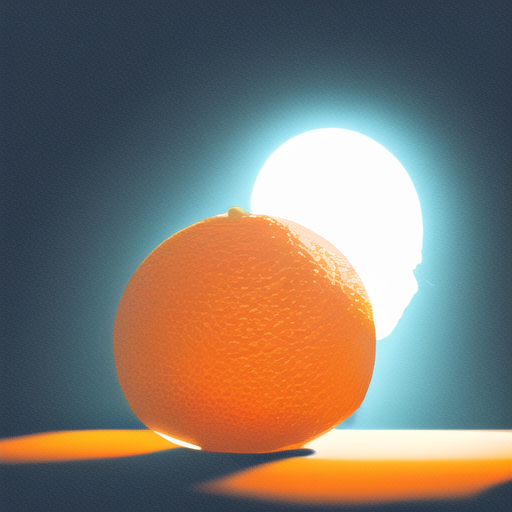
#> input picture 算法组/Week2/lijiajun/src/img/test4.png, 512 x 512 px; its folder holds 4 pictures in this run
$ python detect.py
#> lines starting #> are read from the running program, lines starting #| are printed output that depends on the picture; after the words box and inside, x2 and y2 are one past the last pixel; in counts of white or black regions, pixels touching at a corner belong together
import numpy as np
import cv2 as cv
import sys
import os


def imread_zh(path, flags=cv.IMREAD_COLOR):
    data = np.fromfile(path, dtype=np.uint8)
    if data.size == 0:
        return None
    return cv.imdecode(data, flags)


def imwrite_zh(path, img):
    ext = os.path.splitext(path)[1] or ".png"
    ok, buf = cv.imencode(ext, img)
    if ok:
        buf.tofile(path)
    return ok


def detect(img, lo=(8, 120, 80), hi=(25, 255, 255), min_area=500, min_ratio=0.5,ksize=5):
    hsv = cv.cvtColor(img, cv.COLOR_BGR2HSV)
    mask = cv.inRange(hsv, lo, hi)
    kernel = cv.getStructuringElement(cv.MORPH_ELLIPSE, (ksize, ksize))
    mask = cv.morphologyEx(mask, cv.MORPH_OPEN, kernel)

    cnts, _ = cv.findContours(mask, cv.RETR_EXTERNAL, cv.CHAIN_APPROX_SIMPLE)
    if not cnts:
        return False, -1.0, -1.0, 0.0, None, mask

    total = sum(cv.contourArea(c) for c in cnts)
    c = max(cnts, key=cv.contourArea)
    area = cv.contourArea(c)
    if total <= 0 or area < min_area or area < min_ratio * total:
        return False, -1.0, -1.0, 0.0, None, mask

    M = cv.moments(c)
    if M["m00"] == 0:
        return False, -1.0, -1.0, 0.0, None, mask

    u = M["m10"] / M["m00"]
    v = M["m01"] / M["m00"]
    return True, u, v, area, c, mask


def draw_result(img,detected,u,v,c):
    if detected:
        x, y, w, h = cv.boundingRect(c)
        cv.drawContours(img, [c], -1, (0, 255, 0), 2)
        cv.rectangle(img, (x, y), (x + w, y + h), (255, 0, 0), 1)
        cv.circle(img, (int(u), int(v)), 6, (0, 0, 255), -1)
        cv.putText(img, "u=%d v=%d" % (u, v), (x, y - 8), cv.FONT_HERSHEY_SIMPLEX, 0.6, (0, 0, 255), 2)
    else:
        cv.putText(img, "no target", (20, 40), cv.FONT_HERSHEY_SIMPLEX, 1.0, (0, 0, 255), 2)


BASE=os.path.dirname(os.path.abspath(__file__))
IMG_DIR=os.path.join(BASE,'img')
OUT_DIR=os.path.join(BASE,'out')


#Another available path that you can choose the file you exactedly want
'''filename=input("The file you want to process:")
img = imread_zh(os.path.join(IMG_DIR, f"{filename}.png"))
if img is None:
    print("Found no file!")
    sys.exit(1)


cv.imshow('maskdisplay',mask)
k=cv.waitKey(0)
if k==ord("s"):
    imwrite_zh(os.path.join(OUT_DIR, f"{filename}_output.png"), mask)'''

def main():
    names = ["test4", "test5", "test6", "test7", "test8"]
    for name in names:
        path = os.path.join(IMG_DIR, name + ".png")
        img = imread_zh(path)
#> in imread_zh, returned value is the input picture: shape (512, 512, 3); mean B, G, R 107.7, 117.5, 126
        if img is None:
            print(name, "Failed imread!")
            continue


        detected, u, v, area, c, mask = detect(img)
#> in detect, `hsv = cv.cvtColor(img, cv.COLOR_BGR2HSV)`: hsv: shape (512, 512, 3); mean H, S, V 73.1, 112.9, 152.6
#> in detect, `mask = cv.inRange(hsv, lo, hi)`:
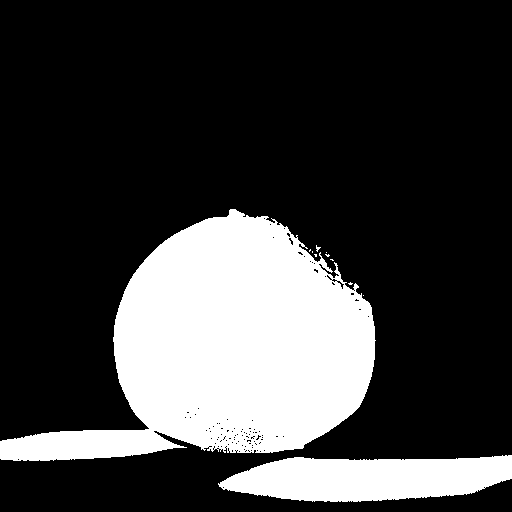
#> mask: shape (512, 512); 24.1% white; 11 white regions (9 under 20 px), largest, box (x1, y1, x2, y2) and area: (0, 209, 376, 461) 52679, (218, 455, 512, 502) 10348
#> in detect, `mask = cv.morphologyEx(mask, cv.MORPH_OPEN, kernel)`:
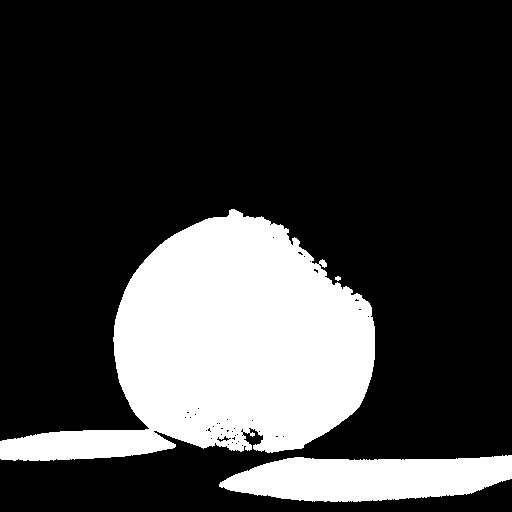
#> mask: shape (512, 512); 23.8% white; 3 white regions
#> in detect, `cnts, _ = cv.findContours(mask, cv.RETR_EXTERNAL, cv.CHAIN_APPROX_SIMP..`: cnts = 3 contours, 1 with area under 20; largest, box (x1, y1, x2, y2) and area: (0, 209, 375, 461) 51491, (219, 455, 512, 502) 10028
#> in detect, `total = sum(cv.contourArea(c) for c in cnts)`: total = 61532.5
#> in detect, `c = max(cnts, key=cv.contourArea)`: c = contour of 672 points, box (x1, y1, x2, y2) (0, 209, 375, 461), area 51491
#> in detect, `area = cv.contourArea(c)`: area = 51491
#> in detect, `M = cv.moments(c)`: M = moments, m00 51491, centre m10/m00, m01/m00 = (228.3, 347)
#> in detect, `u = M["m10"] / M["m00"]`: u = 228.3
#> in detect, `v = M["m01"] / M["m00"]`: v = 347
#> detected = True; u = 228.3; v = 347; area = 51491

        draw_result(img,detected,u,v,c)
#> in draw_result, `x, y, w, h = cv.boundingRect(c)`: x = 0; y = 209; w = 375; h = 252
#> in draw_result, `cv.circle(img, (int(u), int(v)), 6, (0, 0, 255), -1)`: img: shape (512, 512, 3); mean B, G, R 106.8, 118.7, 121.9
#> in draw_result, `cv.putText(img, "u=%d v=%d" % (u, v), (x, y - 8), cv.FONT_HERSHEY_SIMP..`:
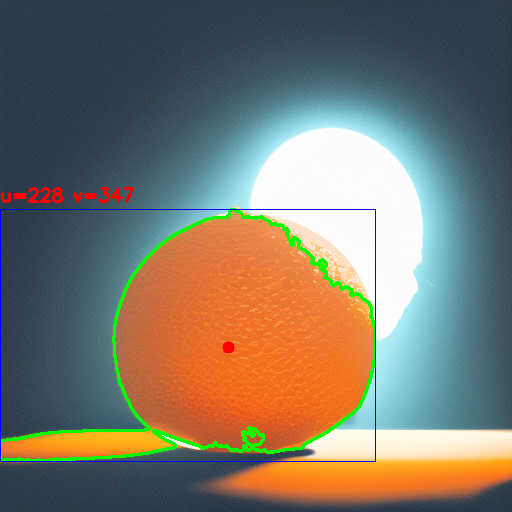
#> img: shape (512, 512, 3); mean B, G, R 106.5, 118.5, 122.5

        print("%-6s detected=%-5s u=%6.1f v=%6.1f area=%7.0f" % (name, detected, u, v, area))
#| test4  detected=True  u= 228.3 v= 347.0 area=  51491
        cv.imshow(f'{name}display',img)
        cv.waitKey(0)

        imwrite_zh(os.path.join(OUT_DIR, name + "_result.png"), img)
        imwrite_zh(os.path.join(OUT_DIR, name + "_mask.png"), mask)
#> pass 2 of the loop in main, `for name in names:`:
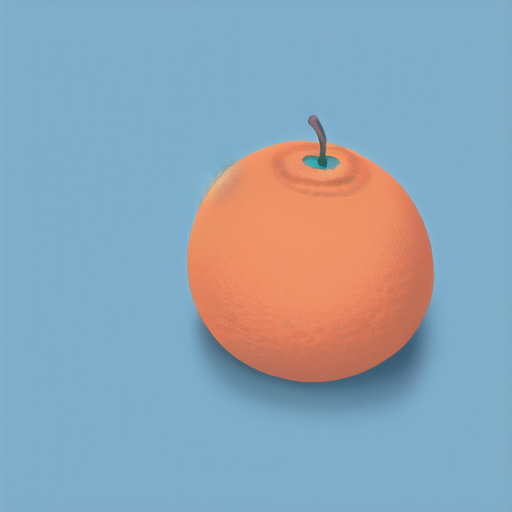
#> input picture 算法组/Week2/lijiajun/src/img/test5.png, 512 x 512 px
#> in imread_zh, returned value is the input picture: shape (512, 512, 3); mean B, G, R 180.9, 164.9, 143.2
#> hsv: shape (512, 512, 3); mean H, S, V 84.8, 103, 203.5
#> in detect (call 2), `mask = cv.morphologyEx(mask, cv.MORPH_OPEN, kernel)`:
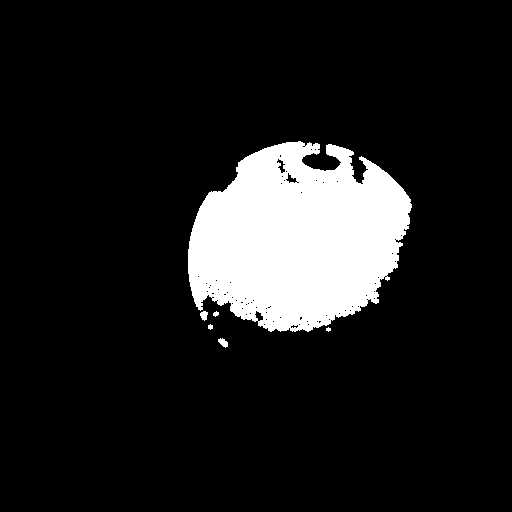
#> mask: shape (512, 512); 11.9% white; 6 white regions (1 under 20 px)
#> cnts = 6 contours, 3 with area under 20; largest, box (x1, y1, x2, y2) and area: (188, 141, 412, 332) 30706, (218, 338, 228, 348) 48, (200, 311, 208, 321) 43
#> total = 30836
#> in detect (call 2), `c = max(cnts, key=cv.contourArea)`: c = contour of 607 points, box (x1, y1, x2, y2) (188, 141, 412, 332), area 30706
#> in detect (call 2), `area = cv.contourArea(c)`: area = 30705.5
#> M = moments, m00 30705.5, centre m10/m00, m01/m00 = (296.9, 238.4)
#> in detect (call 2), `u = M["m10"] / M["m00"]`: u = 296.9
#> in detect (call 2), `v = M["m01"] / M["m00"]`: v = 238.4
#> in main, `detected, u, v, area, c, mask = detect(img)`: u = 296.9; v = 238.4; area = 30705.5
#> x = 188; y = 141; w = 224; h = 191
#> in draw_result (call 2), `cv.putText(img, "u=%d v=%d" % (u, v), (x, y - 8), cv.FONT_HERSHEY_SIMP..`:
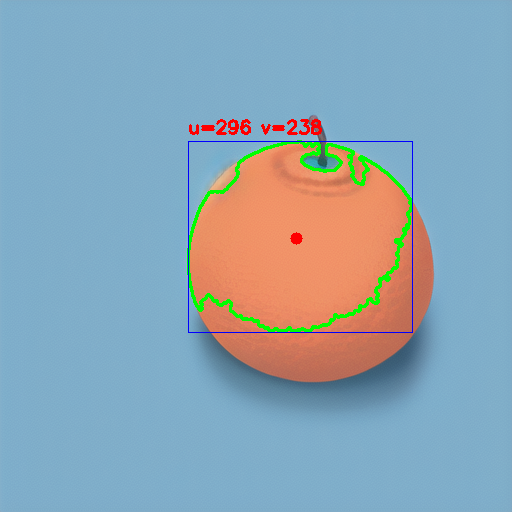
#> img: shape (512, 512, 3); mean B, G, R 179.3, 165.2, 140.4
#| test5  detected=True  u= 296.9 v= 238.4 area=  30706
#> pass 3 of the loop in main, `for name in names:`:
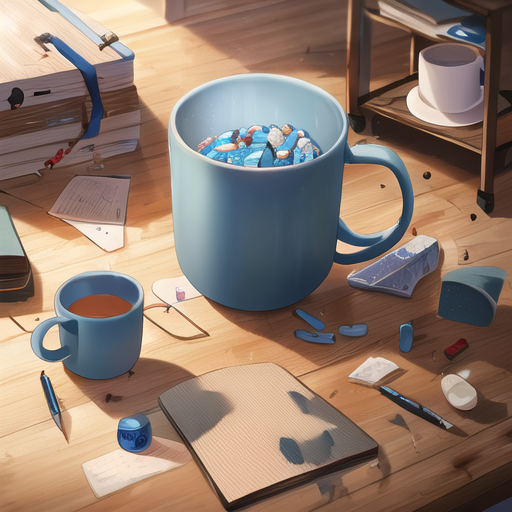
#> input picture 算法组/Week2/lijiajun/src/img/test6.png, 512 x 512 px
#> in imread_zh, returned value is the input picture: shape (512, 512, 3); mean B, G, R 109.3, 122.8, 143.6
#> hsv: shape (512, 512, 3); mean H, S, V 37.6, 90.9, 151.9
#> in detect (call 3), `mask = cv.morphologyEx(mask, cv.MORPH_OPEN, kernel)`:
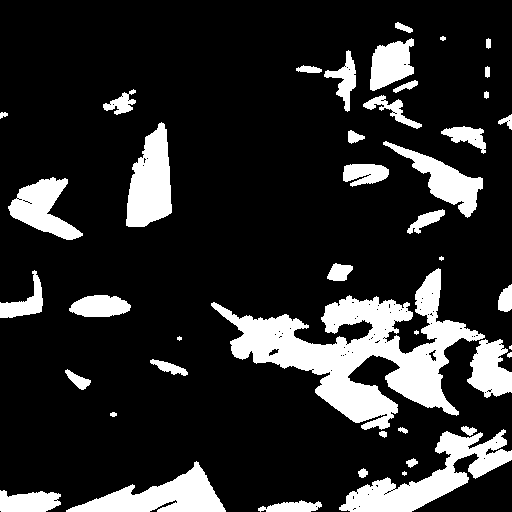
#> mask: shape (512, 512); 17% white; 44 white regions (5 under 20 px)
#> cnts = 44 contours, 8 with area under 20; largest, box (x1, y1, x2, y2) and area: (211, 268, 485, 430) 14876, (339, 429, 512, 512) 4760, (66, 461, 226, 512) 3391, (126, 122, 172, 227) 3162, (8, 177, 83, 240) 2219
#> total = 41919.5
#> in detect (call 3), `c = max(cnts, key=cv.contourArea)`: c = contour of 1017 points, box (x1, y1, x2, y2) (211, 268, 485, 430), area 14876
#> in detect (call 3), `area = cv.contourArea(c)`: area = 14876.5
#> in main, `detected, u, v, area, c, mask = detect(img)`: detected = False; u = -1; area = 0; c = None
#> in draw_result (call 3), `cv.putText(img, "no target", (20, 40), cv.FONT_HERSHEY_SIMPLEX, 1.0, (..`:
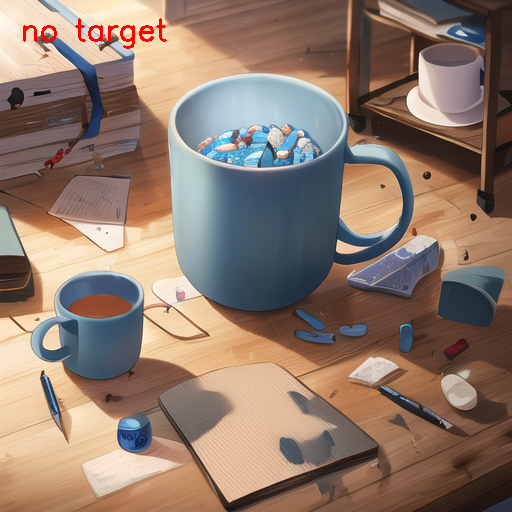
#> img: shape (512, 512, 3); 0.37% of pixels changed, all inside (x1, y1, x2, y2) = (23, 18, 167, 49)
#| test6  detected=False u=  -1.0 v=  -1.0 area=      0
#> the loop made 5 passes; the first 3 are shown


if __name__=="__main__":
#> (the run stopped early here; a loop or call above may not have finished)
